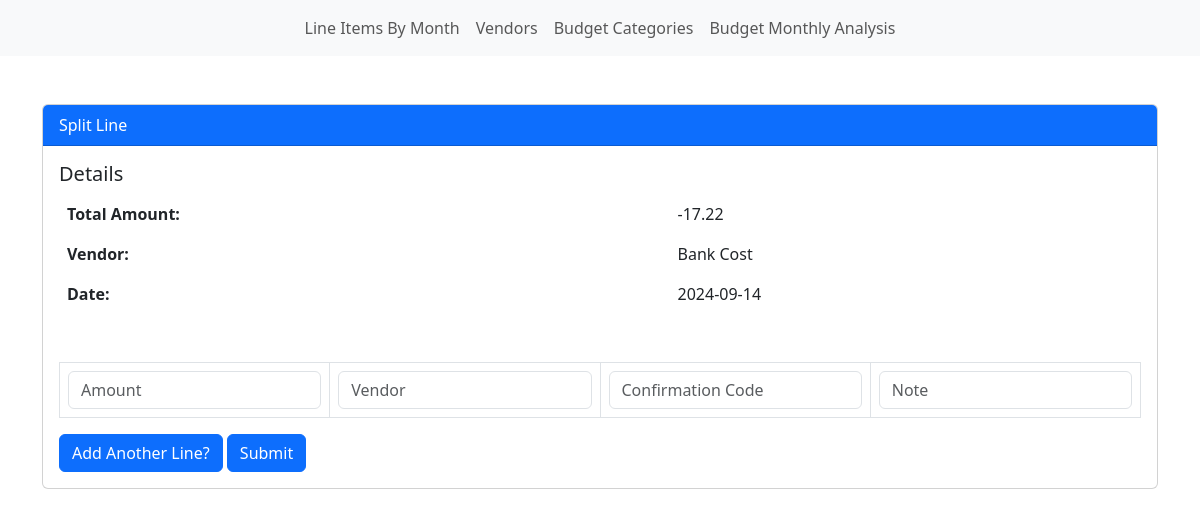
Page /split_line/1 on the committed database.
### app/models.py (models this page shows, shortened)
class LineItem(db.Model):
    __tablename__       = 'line_item'
    id                  = Column('id', INTEGER(), primary_key=True, autoincrement=True)
    parent_line_item_id = Column('parent_line_item_id', INTEGER(), nullable=True)
    amount              = Column('amount', INTEGER(), nullable=False)
    currency_type       = Column('currency_type', String(), default='shekel')
    vendor_id           = Column('vendor_id', INTEGER(), nullable=True)
    date                = Column('date', INTEGER(), nullable=False)
    confirmation_code   = Column('confirmation_code', INTEGER(), nullable=True)
    note                = Column('note', String(), nullable=True)
    def get_vendor(self):
        return db.session.execute(select(Vendor).where(Vendor.id==self.vendor_id)).scalar()
    def display_date(self):
        dt_object = datetime.datetime.fromtimestamp(self.date)
        return dt_object.strftime('%Y-%m-%d')

class Vendor(db.Model):
    __tablename__ = 'vendor'
    id            = Column('id', INTEGER(), primary_key=True, autoincrement=True)
    name          = Column('name', String(), nullable=False)
    bc_id         = Column('bc_id', INTEGER(), nullable=True)

### app/routes.py (the view)
@app.route('/split_line/<line_item_id>')
def split_line(line_item_id):
    li = db.session.execute(select(LineItem).where(LineItem.id == line_item_id)).scalar()
    return render_template('split_line.html',
                           li=li)

### app/templates/split_line.html (shortened to what this page needs)
{% extends 'base.html' %}
{% block content %}
<main>
    <div class="container mt-5">
        <div class="card">
            <div class="card-header bg-primary text-white">
                Split Line
            </div>
            <div class="card-body">
                <h5 class="card-title">Details</h5>
                <div class="table-responsive">
                    <table class="table table-borderless">
                        <tbody>
                            <tr>
                                <th scope="row">Total Amount:</th>
                                <td>{{ li.amount }}</td>
                            </tr>
                            <tr>
                                <th scope="row">Vendor:</th>
                                <td>{{ li.get_vendor().name }}</td>
                            </tr>
                            <tr>
                                <th scope="row">Date:</th>
                                <td>{{ li.display_date() }}</td>
                            </tr>
                        </tbody>
                    </table>
                </div>
            </div>
            <div class="card-body">
                <form action="{{ url_for('split_line_endpoint') }}" method="POST">
                    <div class="table-responsive">
                        <table class="table table-bordered">
                            <tbody id="table-body"></tbody>
                        </table>
                    </div>
                    <button type="button" class="btn btn-primary" id="add-line-button">Add Another Line?</button>
                    <button type="submit" class="btn btn-primary">Submit</button>
                </form>
            </div>
        </div>
    </div>
</main>
{% endblock content %}

### rows in the picture
LineItem: amount "-17.22", display_date "2024-09-14"
Vendor: get_vendor "Bank Cost"
